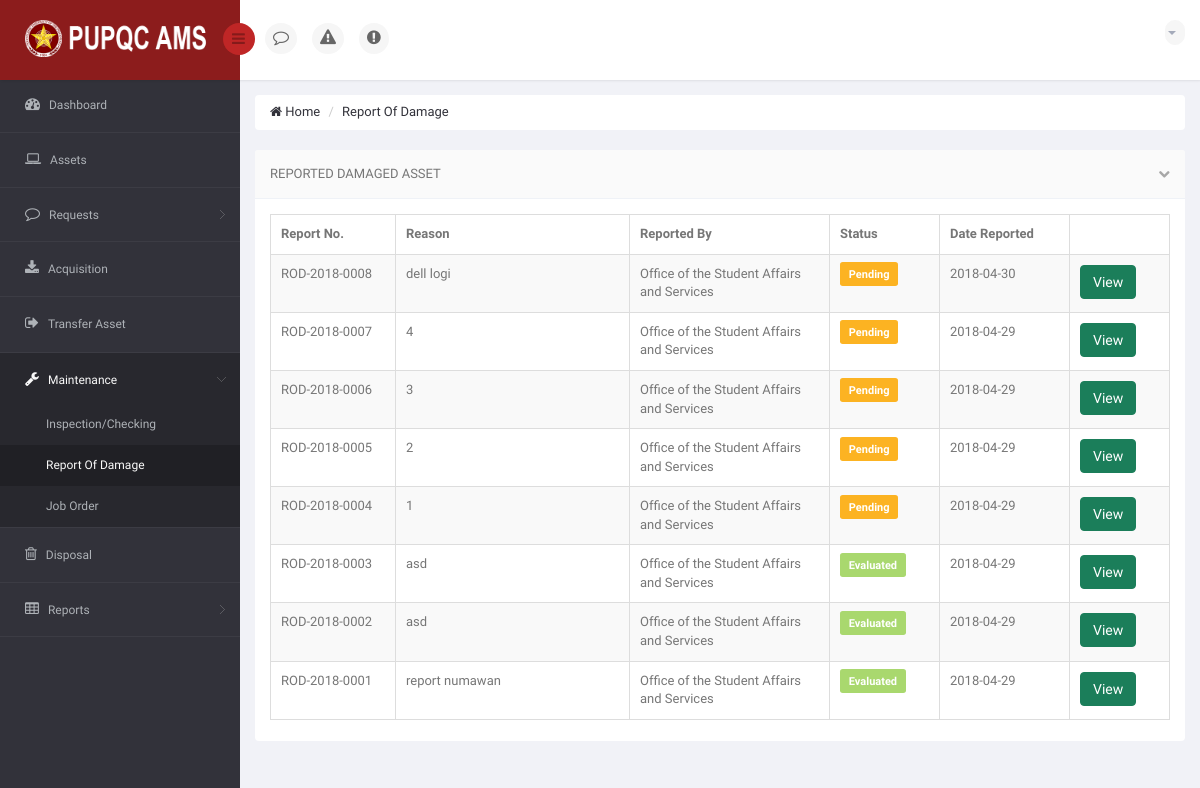
Page /DIR/PropertyOfficer/POMaintenanceReport.php (signed in) on the earlier database version.
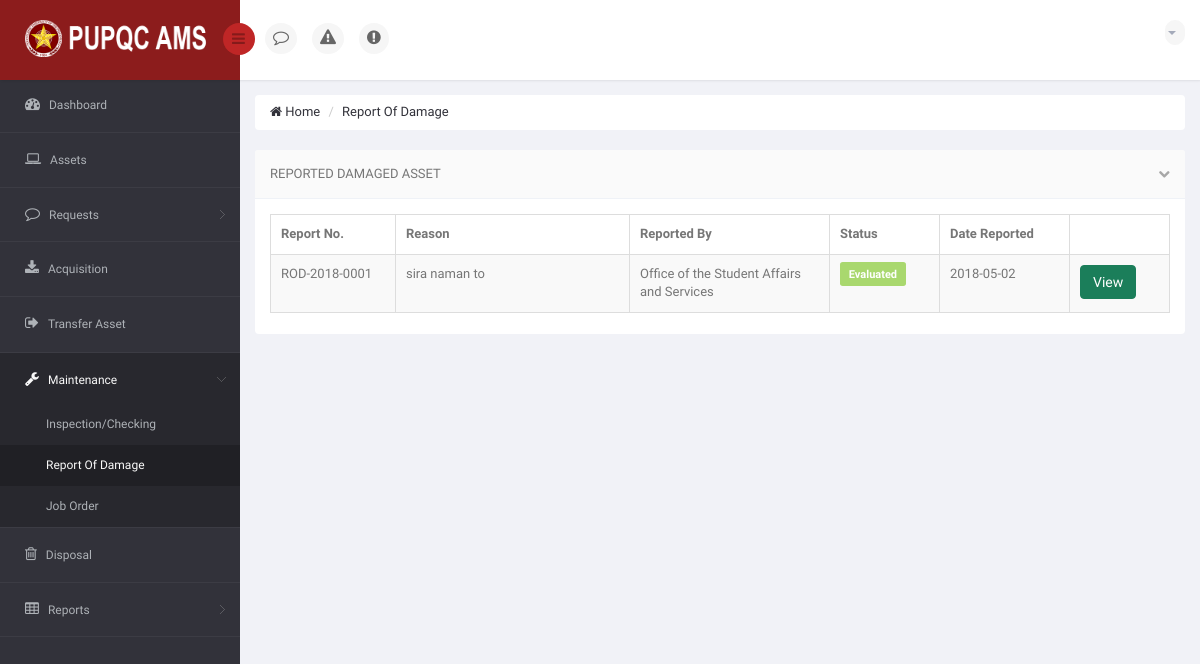
Same page on the later database version.
### tables this page shows
CREATE TABLE `ams_t_report_of_damage` (
  `ROD_ID` int(11) NOT NULL,
  `ROD_NO` varchar(15) NOT NULL,
  `ROD_REASON` varchar(350) NOT NULL,
  `ROD_DATE` date NOT NULL,
  `ROD_STATUS` varchar(25) NOT NULL DEFAULT 'Pending',
  `ROD_VIEW_BY_PO` int(11) NOT NULL DEFAULT '0',
  `ROD_VIEW_BY_USER` int(11) NOT NULL DEFAULT '0',
  `ROD_VIEW_CLICKED` int(11) NOT NULL DEFAULT '0',
  `ROD_VIEW_BY_USER_EVAL` int(11) NOT NULL DEFAULT '0',
  `ROD_REMARKS` varchar(350) DEFAULT NULL
);

### DIR/PropertyOfficer/POMaintenanceReport.php (the view, shortened to what the changed rows need)
<!DOCTYPE html>
<html lang="en">
<head>
    <link href="../../bs3/css/bootstrap.min.css" rel="stylesheet">
    <link href="../../css/bootstrap-reset.css" rel="stylesheet">
    <link href="../../font-awesome/css/font-awesome.css" rel="stylesheet" />
    <link href="../../js/advanced-datatable/css/demo_page.css" rel="stylesheet" />
    <link href="../../js/advanced-datatable/css/demo_table.css" rel="stylesheet" />
    <link rel="stylesheet" href="../../js/data-tables/DT_bootstrap.css" />
    <link href="../../css/style.css" rel="stylesheet">
    <link href="../../css/style-responsive.css" rel="stylesheet" />
    <link href="../../js/iCheck/skins/minimal/minimal.css" rel="stylesheet">
    <link href="../../js/iCheck/skins/minimal/red.css" rel="stylesheet">
    <link href="../../js/iCheck/skins/minimal/green.css" rel="stylesheet">
    <link href="../../js/iCheck/skins/minimal/blue.css" rel="stylesheet">
    <link href="../../js/iCheck/skins/minimal/yellow.css" rel="stylesheet">
    <link href="../../js/iCheck/skins/minimal/purple.css" rel="stylesheet">
    <link href="../../js/iCheck/skins/square/square.css" rel="stylesheet">
    <link href="../../js/iCheck/skins/square/red.css" rel="stylesheet">
    <link href="../../js/iCheck/skins/square/green.css" rel="stylesheet">
    <link href="../../js/iCheck/skins/square/blue.css" rel="stylesheet">
    <link href="../../js/iCheck/skins/square/yellow.css" rel="stylesheet">
    <link href="../../js/iCheck/skins/square/purple.css" rel="stylesheet">
    <link href="../../js/iCheck/skins/flat/grey.css" rel="stylesheet">
    <link href="../../js/iCheck/skins/flat/red.css" rel="stylesheet">
    <link href="../../js/iCheck/skins/flat/green.css" rel="stylesheet">
    <link href="../../js/iCheck/skins/flat/blue.css" rel="stylesheet">
    <link href="../../js/iCheck/skins/flat/yellow.css" rel="stylesheet">
    <link href="../../js/iCheck/skins/flat/purple.css" rel="stylesheet">
    <link rel="stylesheet" type="text/css" href="../../js/select2/select2.css" />
    <link rel="stylesheet" type="text/css" href="../../js/bootstrap-daterangepicker/daterangepicker-bs3.css" />
    <link rel="stylesheet" type="text/css" href="../../js/bootstrap-datetimepicker/css/datetimepicker.css" />
    <link rel="stylesheet" type="text/css" href="../../js/bootstrap-datepicker/css/datepicker.css" />
    <link href="../../js/plugins/sweetalert/sweetalert.css" type="text/css" rel="stylesheet" media="screen,projection">
</head>
<body>
<section id="container" >
                <?php
                    include('../Connection/db.php');
                  ?>
    <section id="main-content">
        <section class="wrapper">
            <div class="row">
                <div class="col-sm-12">
                    <section class="panel">
                        <div class="panel-body">
                            <div class="adv-table">
                                <table  class="display table table-bordered table-striped" id="dynamic-table">
                                    <thead>
                                        <tr>
                                            <th style="width: 125px;">Report No.</th>
                                            <th style="">Reason</th>
                                            <th style="width: 200px;">Reported By</th>
                                            <th style="width: 110px;">Status</th>
                                            <th style="width: 130px;">Date Reported</th>
                                            <th style="width: 100px;"></th>
                                        </tr>
                                    </thead>
                                    <tbody>
                                        <?php
                                            $sql = "SELECT ROD.ROD_ID, ROD.ROD_NO, ROD.ROD_REASON, ROD.ROD_STATUS, O.O_NAME, ROD.ROD_DATE, RODS.RODS_CANCEL_DATE FROM `ams_t_report_of_damage` AS ROD INNER JOIN `ams_t_report_of_damage_sub` AS RODS ON RODS.ROD_ID = ROD.ROD_ID INNER JOIN `ams_t_par_sub` AS PARS ON RODS.A_ID = PARS.A_ID INNER JOIN `ams_r_employee_profile` AS EP ON PARS.EP_ID = EP.EP_ID INNER JOIN `ams_r_office` AS O ON EP.O_ID = O.O_ID GROUP BY ROD.ROD_ID ORDER BY ROD.ROD_DATE DESC, ROD.ROD_ID DESC";
                                            $result = mysqli_query($connection, $sql) or die("Bad Query: $sql");
                                            while($row = mysqli_fetch_assoc($result))
                                            {
                                                $rodid = $row['ROD_ID'];
                                                $rodno = $row['ROD_NO'];
                                                $rodreason = $row['ROD_REASON'];
                                                $rodreportby = $row['O_NAME'];
                                                $rodstatus = $row['ROD_STATUS'];
                                                $roddate = $row['ROD_DATE'];
                                        ?>
                                        <tr class="gradeX">
                                            <td> <?php echo $rodno; ?> </td>
                                            <td> <?php echo $rodreason; ?> </td>
                                            <td> <?php echo $rodreportby; ?> </td>
                                            <?php
                                                if ($rodstatus == 'Pending')
                                                {
                                            ?>
                                            <td> <p class="label label-warning label-mini" style="font-size: 11px;"> <?php echo $rodstatus; ?> </p> </td>
                                            <?php
                                                }
                                                elseif ($rodstatus == 'Evaluated')
                                                {
                                            ?>
                                            <td> <p class="label label-success label-mini" style="font-size: 11px;"> <?php echo $rodstatus; ?> </p> </td>
                                            <?php
                                                }
                                            ?>
                                            <td> <?php echo $roddate; ?> </td>
                                            <td>
                                                <a href="POViewReportedDamage.php?passedrodid=<?php echo $rodid; ?>" class="btn btn-success">View</a>
                                            </td>
                                        </tr>
                                        <?php
                                            }
                                        ?>
                                    </tbody>
                                </table>
                            </div>
                        </div>
                    </section>
                </div>
            </div>
        </section>
    </section>
</section>
</body>
</html>

Differences in the rows shown:
removed ams_t_report_of_damage: ROD_NO "ROD-2018-0008", ROD_REASON "dell logi", rodreportby "Office of the Student Affairs and Services", ROD_STATUS "Pending", ROD_DATE "2018-04-30"
removed ams_t_report_of_damage: ROD_NO "ROD-2018-0007", ROD_REASON "4", rodreportby "Office of the Student Affairs and Services", ROD_STATUS "Pending", ROD_DATE "2018-04-29"
removed ams_t_report_of_damage: ROD_NO "ROD-2018-0006", ROD_REASON "3", rodreportby "Office of the Student Affairs and Services", ROD_STATUS "Pending", ROD_DATE "2018-04-29"
removed ams_t_report_of_damage: ROD_NO "ROD-2018-0005", ROD_REASON "2", rodreportby "Office of the Student Affairs and Services", ROD_STATUS "Pending", ROD_DATE "2018-04-29"
removed ams_t_report_of_damage: ROD_NO "ROD-2018-0004", ROD_REASON "1", rodreportby "Office of the Student Affairs and Services", ROD_STATUS "Pending", ROD_DATE "2018-04-29"
removed ams_t_report_of_damage: ROD_NO "ROD-2018-0003", ROD_REASON "asd", rodreportby "Office of the Student Affairs and Services", ROD_STATUS "Evaluated", ROD_DATE "2018-04-29"
removed ams_t_report_of_damage: ROD_NO "ROD-2018-0002", ROD_REASON "asd", rodreportby "Office of the Student Affairs and Services", ROD_STATUS "Evaluated", ROD_DATE "2018-04-29"
changed ams_t_report_of_damage "Evaluated": ROD_REASON "report numawan" → "sira naman to"; ROD_DATE "2018-04-29" → "2018-05-02"
